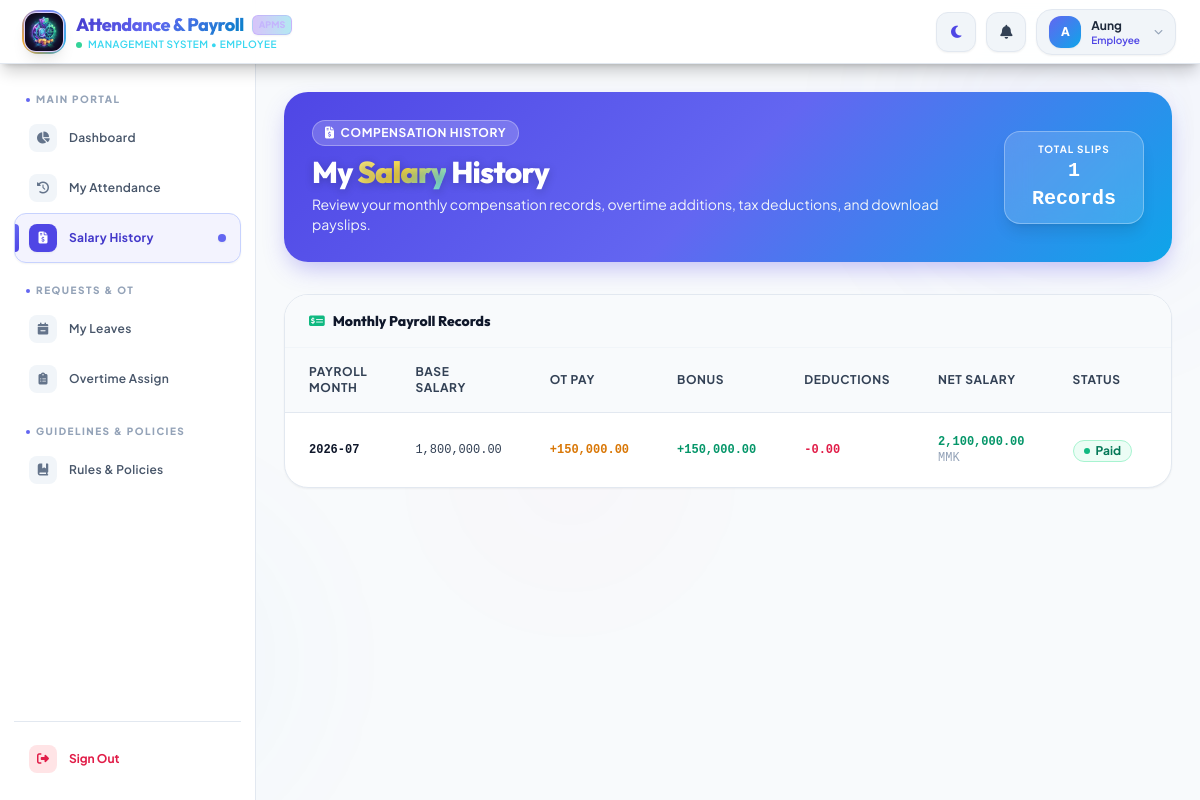
Screenshot of /employee/salary_history (signed in) with the database file from the repository.
### tables this page shows
CREATE TABLE `payroll` (
  `PayrollID` int NOT NULL AUTO_INCREMENT,
  `EmpID` int NOT NULL,
  `employee_code` varchar(50) DEFAULT NULL,
  `BasicSalary` decimal(12,2) NOT NULL DEFAULT '0.00',
  `PayrollMonth` varchar(20) NOT NULL,
  `PayableDays` int NOT NULL DEFAULT '0',
  `BonousAmount` decimal(12,2) NOT NULL DEFAULT '0.00',
  `OvertimeAmount` decimal(12,2) NOT NULL DEFAULT '0.00',
  `LeaveDeductionAmount` decimal(12,2) NOT NULL DEFAULT '0.00',
  `NetSalary` decimal(12,2) NOT NULL DEFAULT '0.00',
  `Status` enum('Pending','Approved','Paid') NOT NULL DEFAULT 'Pending',
  PRIMARY KEY (`PayrollID`),
  KEY `idx_payroll_emp` (`EmpID`),
  KEY `idx_payroll_month` (`PayrollMonth`),
  CONSTRAINT `fk_payroll_employee` FOREIGN KEY (`EmpID`) REFERENCES `employee` (`EmpID`) ON DELETE CASCADE ON UPDATE CASCADE
);

### controllers/EmployeeController.php (called while the page is built, shortened)
<?php
class EmployeeController extends Controller {
    public function salary_history() {
        $emp_id = $_SESSION['employee_id'];
        $payrollModel = $this->model('Payroll');
        $payrolls = $payrollModel->getByEmployee($emp_id);
        $this->view('layouts/main', [
            'title' => 'My Salary History',
            'content' => 'employee/salary_history',
            'payrolls' => $payrolls
        ]);
    }
}

### core/Router.php (called while the page is built, shortened)
<?php
class Router {
    protected $currentMethod = 'index';
    public function __construct() {
        $url = $this->getUrl();
        if(isset($url[0]) && file_exists(__DIR__ . '/../controllers/' . ucwords($url[0]). 'Controller.php')){
            unset($url[0]);
        }
        $this->currentController = new $this->currentController;
        if(isset($url[1])){
            if(method_exists($this->currentController, $url[1])){
                $this->currentMethod = $url[1];
                unset($url[1]);
            }
        }
        $this->params = $url ? array_values($url) : [];
        call_user_func_array([$this->currentController, $this->currentMethod], $this->params);
    }
    public function getUrl(){
        if(isset($_GET['url'])){
            $url = rtrim($_GET['url'], '/');
            $url = filter_var($url, FILTER_SANITIZE_URL);
            $url = explode('/', $url);
            return $url;
        }
        return [];
    }
}

### index.php (called while the page is built, shortened)
<?php
require_once __DIR__ . '/config/database.php';
require_once __DIR__ . '/core/Controller.php';
require_once __DIR__ . '/core/Router.php';
$router = new Router();

### models/Payroll.php (called while the page is built, shortened)
<?php
require_once __DIR__ . '/../config/database.php';
class Payroll {
    private $conn;
    private $table = 'Payroll';
    public function __construct() {
        $database = new Database();
        $this->conn = $database->getConnection();
    }
    public function getByEmployee($emp_id) {
        $query = "SELECT p.*, e.FirstName, e.LastName, e.JoinDate, pos.PositionName, d.DeptName
                  FROM " . $this->table . " p
                  LEFT JOIN Employee e ON p.EmpID = e.EmpID
                  LEFT JOIN Position pos ON e.PositionID = pos.PositionID
                  LEFT JOIN Department d ON pos.DeptID = d.DeptID
                  WHERE p.EmpID = :emp_id
                  ORDER BY p.PayrollID DESC";
        $stmt = $this->conn->prepare($query);
        $stmt->bindParam(':emp_id', $emp_id);
        $stmt->execute();
        $payrolls = $stmt->fetchAll(PDO::FETCH_ASSOC);
        return $this->appendDynamicFields($payrolls);
    }
    private function appendDynamicFields($payrolls) {
        return $payrolls;
    }
}

### config/database.php (called while the page is built, shortened)
<?php
class Database {
    private $host = "localhost";
    private $db_name = "payrolldb";
    private $username = "root";
    private $password = "";
    public function getConnection() {
        $this->conn = null;
        try {
            $this->conn = new PDO("mysql:host=" . $this->host . ";dbname=" . $this->db_name, $this->username, $this->password);
            $this->conn->exec("set names utf8");
            $this->conn->setAttribute(PDO::ATTR_ERRMODE, PDO::ERRMODE_EXCEPTION);
            $this->conn->setAttribute(PDO::ATTR_DEFAULT_FETCH_MODE, PDO::FETCH_ASSOC);
        } catch(PDOException $exception) {
            echo "Database Connection Error: " . $exception->getMessage();
        }
        return $this->conn;
    }
}

### views/employee/salary_history.php (the view, shortened to what this page needs)
<div class="relative overflow-hidden rounded-3xl bg-gradient-to-r from-indigo-600 via-violet-600 to-cyan-600 p-6 lg:p-7 mb-8 shadow-xl" data-aos="fade-down">
    <div class="relative z-10 flex flex-col sm:flex-row items-start sm:items-center justify-between gap-4">
        <div>
            <div class="flex items-center gap-2 mb-2">
                <span class="inline-flex items-center gap-1.5 px-3 py-1 rounded-full bg-white/20 border border-white/30 text-white text-xs font-bold uppercase tracking-wider backdrop-blur-md">
                    <i class="fa-solid fa-file-invoice-dollar"></i>
                    <span>Compensation History</span>
                </span>
            </div>
            <h1 class="text-2xl sm:text-3xl font-extrabold text-white tracking-tight font-outfit">
                My <span class="gradient-text">Salary</span> History
            </h1>
            <p class="text-indigo-100 text-xs sm:text-sm mt-1">Review your monthly compensation records, overtime additions, tax deductions, and download payslips.</p>
        </div>
        <div class="px-4 py-2.5 rounded-2xl bg-white/15 border border-white/30 text-center shadow-lg backdrop-blur-md">
            <div class="text-[10px] uppercase tracking-widest text-white font-bold">Total Slips</div>
            <div class="text-xl font-extrabold text-white font-mono"><?= count($data['payrolls'] ?? []) ?> Records</div>
        </div>
    </div>
</div>
<div class="bg-white dark:bg-slate-800 rounded-3xl overflow-hidden border border-slate-200 dark:border-slate-700 shadow-sm mb-8" data-aos="fade-up">
    <div class="p-4 px-6 border-b border-slate-100 dark:border-slate-700 flex justify-between items-center bg-slate-50 dark:bg-slate-900/50">
        <h3 class="font-extrabold text-slate-900 dark:text-white text-sm flex items-center gap-2 font-outfit">
            <i class="fa-solid fa-money-check-dollar text-emerald-500"></i> Monthly Payroll Records
        </h3>
    </div>
    <div class="overflow-x-auto">
        <table class="w-full text-sm text-left text-slate-600 dark:text-slate-300">
            <thead class="text-xs uppercase bg-slate-50 dark:bg-slate-900/80 text-slate-700 dark:text-slate-300 border-b border-slate-200 dark:border-slate-700 font-bold tracking-wider">
                <tr>
                    <th class="px-6 py-4">Payroll Month</th>
                    <th class="px-6 py-4">Base Salary</th>
                    <th class="px-6 py-4">OT Pay</th>
                    <th class="px-6 py-4">Bonus</th>
                    <th class="px-6 py-4">Deductions</th>
                    <th class="px-6 py-4">Net Salary</th>
                    <th class="px-6 py-4">Status</th>
                    <th class="px-6 py-4 text-center">Action</th>
                </tr>
            </thead>
            <tbody class="divide-y divide-slate-100 dark:divide-slate-700/60">
                <?php if (empty($data['payrolls'])): ?>
                    <tr>
                        <td colspan="8" class="px-6 py-12 text-center text-slate-500 dark:text-slate-400">
                            <div class="w-12 h-12 mx-auto bg-slate-100 dark:bg-slate-700 rounded-2xl flex items-center justify-center mb-2 text-indigo-500">
                                <i class="fa-solid fa-folder-open text-xl"></i>
                            </div>
                            <p class="font-bold text-slate-900 dark:text-white text-sm">No payroll records found</p>
                            <p class="text-xs text-slate-400 mt-0.5">Your monthly processed payslips will appear here.</p>
                        </td>
                    </tr>
                <?php else: ?>
                    <?php foreach ($data['payrolls'] as $pr): ?>
                    <tr class="hover:bg-slate-50/80 dark:hover:bg-slate-700/40 transition-colors">
                        <td class="px-6 py-4 font-bold text-slate-900 dark:text-white text-xs font-mono"><?= htmlspecialchars($pr['PayrollMonth']) ?></td>
                        <td class="px-6 py-4 font-mono text-xs text-slate-700 dark:text-slate-300"><?= number_format($pr['BasicSalary'] ?? 0, 2) ?></td>
                        <td class="px-6 py-4 font-mono font-bold text-amber-600 dark:text-amber-400 text-xs">+<?= number_format($pr['OvertimeAmount'] ?? 0, 2) ?></td>
                        <td class="px-6 py-4 font-mono font-bold text-emerald-600 dark:text-emerald-400 text-xs">+<?= number_format($pr['BonousAmount'] ?? 0, 2) ?></td>
                        <td class="px-6 py-4 font-mono font-bold text-rose-600 dark:text-rose-400 text-xs">-<?= number_format($pr['LeaveDeductionAmount'] ?? $pr['total_attendance_deduction'] ?? 0, 2) ?></td>
                        <td class="px-6 py-4 font-mono font-black text-emerald-600 dark:text-emerald-400 text-xs"><?= number_format($pr['NetSalary'] ?? 0, 2) ?> <span class="text-xs text-slate-400 font-normal">MMK</span></td>
                        <td class="px-6 py-4">
                            <?php if ($pr['Status'] === 'Paid'): ?>
                                <span class="inline-flex items-center px-2.5 py-0.5 rounded-full text-xs font-bold bg-emerald-50 text-emerald-700 border border-emerald-200 dark:bg-emerald-950/50 dark:text-emerald-300 dark:border-emerald-800"><span class="w-1.5 h-1.5 rounded-full bg-emerald-500 mr-1.5"></span> Paid</span>
                            <?php else: ?>
                                <span class="inline-flex items-center px-2.5 py-0.5 rounded-full text-xs font-bold bg-amber-50 text-amber-700 border border-amber-200 dark:bg-amber-950/50 dark:text-amber-300 dark:border-amber-800"><span class="w-1.5 h-1.5 rounded-full bg-amber-500 mr-1.5"></span> Pending</span>
                            <?php endif; ?>
                        </td>
                        <td class="px-6 py-4 text-center">
                        </td>
                    </tr>
                    <?php endforeach; ?>
                <?php endif; ?>
            </tbody>
        </table>
    </div>
</div>

### views/layouts/main.php (style rules this page uses)
* { box-sizing: border-box; }
body { font-family: 'Plus Jakarta Sans', sans-serif; transition: background-color 0.3s ease, color 0.3s ease; }
.gradient-text { background: linear-gradient(135deg, #4338ca 0%, #6366f1 45%, #0284c7 100%); -webkit-background-clip: text; -webkit-text-fill-color: transparent; background-clip: text; display: inline-block; }
.bg-gradient-to-r.from-indigo-600 { background: linear-gradient(135deg, #4f46e5 0%, #6366f1 50%, #0ea5e9 100%) !important; box-shadow: 0 10px 25px -5px rgba(79, 70, 229, 0.35); }
.bg-gradient-to-r.from-indigo-600 h1, .bg-gradient-to-r.from-indigo-600 h2 { color: #ffffff !important; text-shadow: 0 2px 8px rgba(15, 23, 42, 0.25); }
.bg-gradient-to-r.from-indigo-600 p { color: #f1f5f9 !important; }
.bg-gradient-to-r.from-indigo-600 .gradient-text { background: linear-gradient(135deg, #fef08a 0%, #fde047 50%, #67e8f9 100%) !important; -webkit-background-clip: text !important; -webkit-text-fill-color: transparent !important; background-clip: text !important; font-weight: 900; }

### rows the page displays
payroll: PayrollMonth "2026-07", BasicSalary "1,800,000.00", OvertimeAmount "150,000.00", BonousAmount "150,000.00", LeaveDeductionAmount "0.00", NetSalary "2,100,000.00", Status "Paid" (drawn)

### other values shown
$_SESSION['role'] "EMPLOYEE"
substr($_SESSION['Email'] ?? ($_SESSION['first_name'] ?? 'U'), 0, 1) "A"
$_SESSION['first_name'] "Aung"
$_SESSION['role'] "Employee"
$section['label'] "MAIN PORTAL"
$item['label'] "Dashboard"
$item['label'] "My Attendance"
$item['label'] "Salary History"
$section['label'] "REQUESTS & OT"
$item['label'] "My Leaves"
$item['label'] "Overtime Assign"
$section['label'] "GUIDELINES & POLICIES"
$item['label'] "Rules & Policies"
count($data['payrolls'] ?? []) "1"
